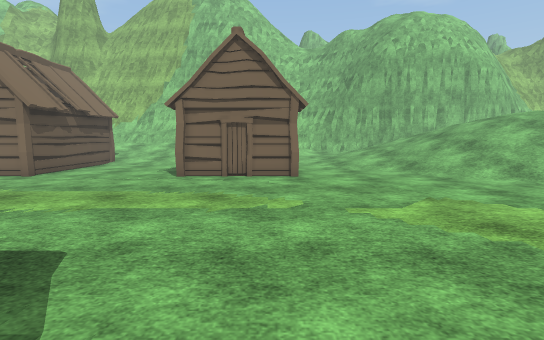
View 1 (above)

20 first-person views from a walk through a 3-D level made in the Unity game engine. The camera is 1.4 m above the floor, tilts 6° down and sees 85° across. The floor is counted in squares, 1 m on a side. Each view is taken from the middle of a square. On the plan, view 1 faces up. The plan holds only what a view shows up to about 14 squares ahead; the rest is blank. The place goes on beyond the plan. The player is left out. Some surface patterns are stand-ins.

View 2
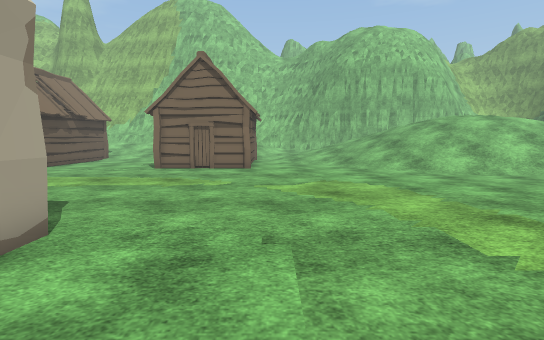

View 3
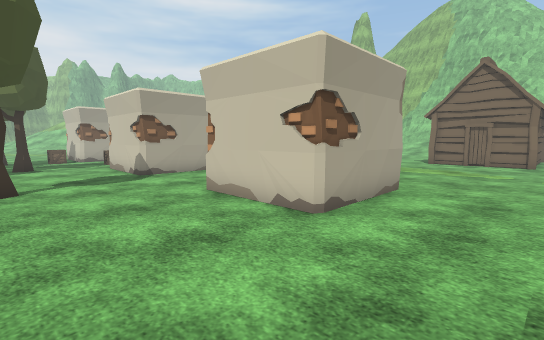

View 4
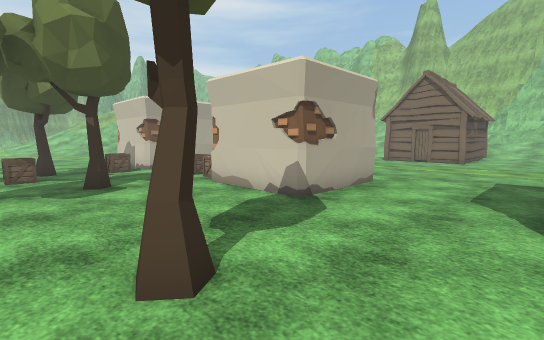

View 5
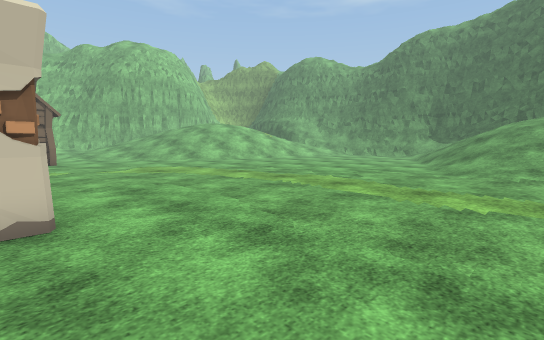

View 6
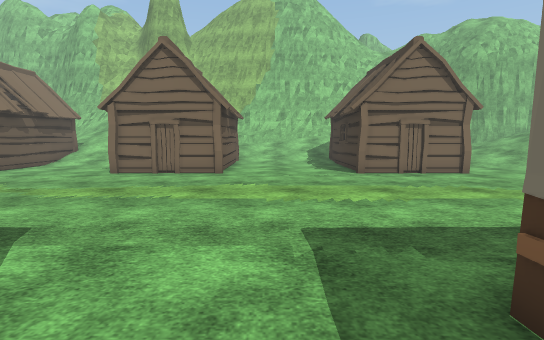

View 7
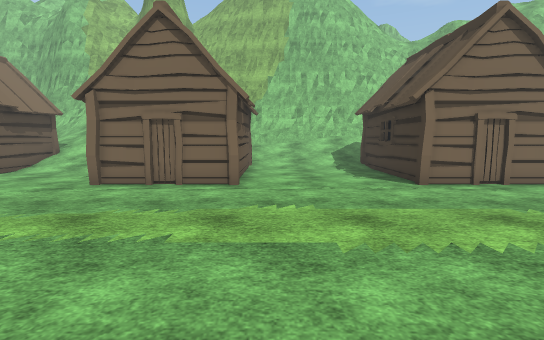

View 8
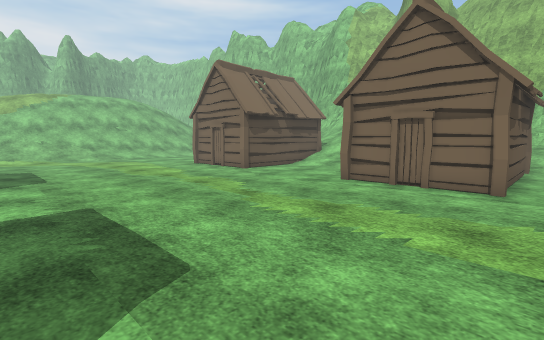

View 9
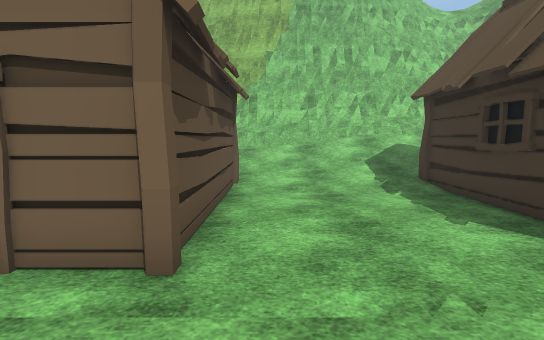

View 10
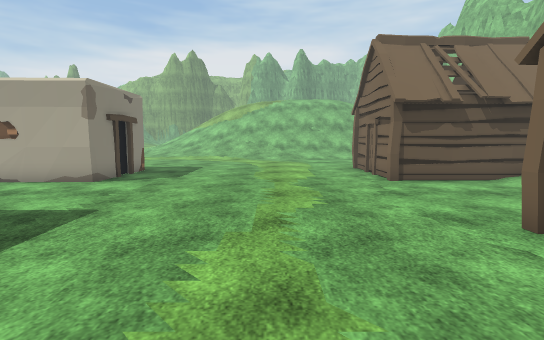

View 11
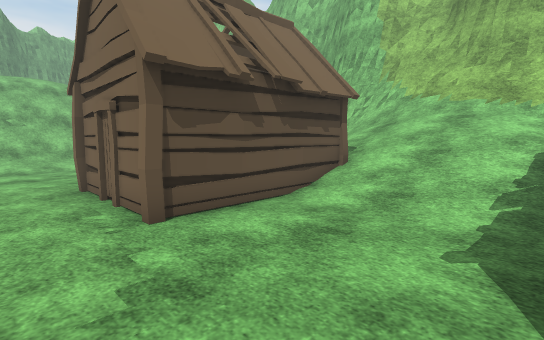

View 12
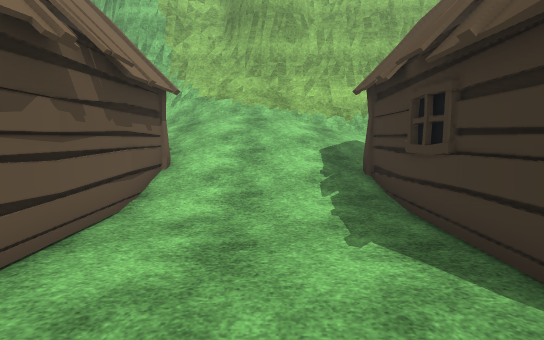

View 13
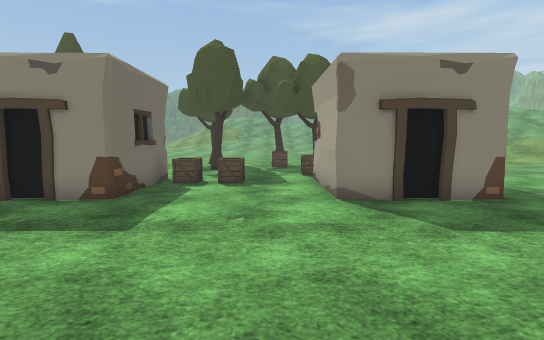

View 14
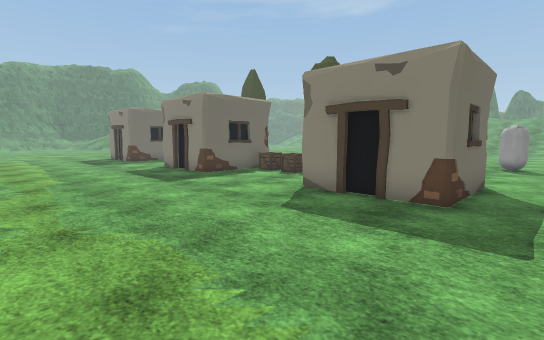

View 15
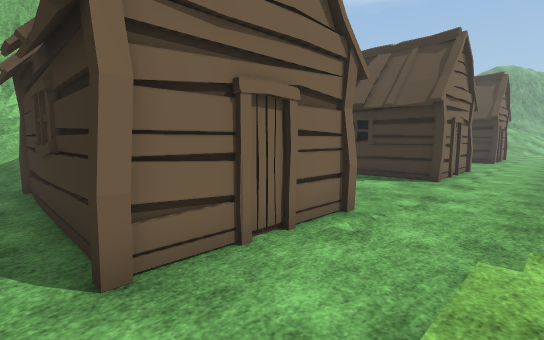

View 16
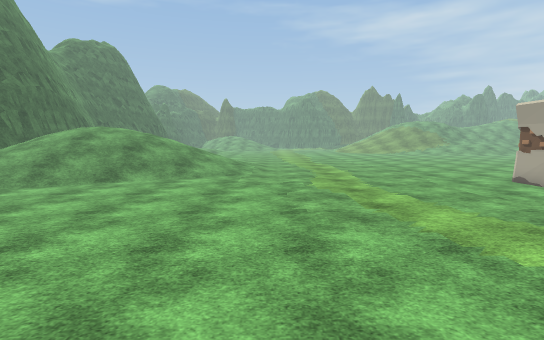

View 17
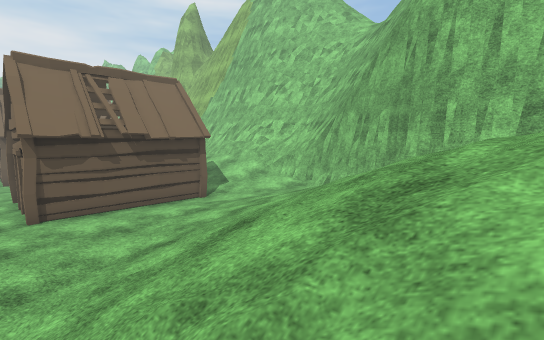

View 18
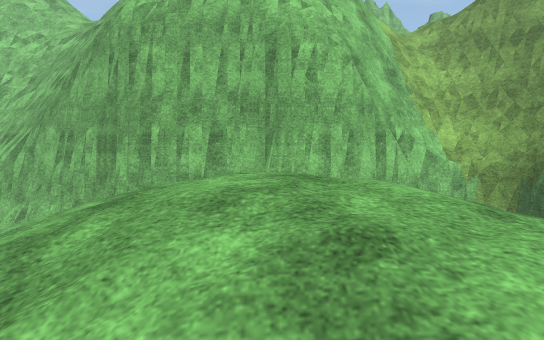

View 19
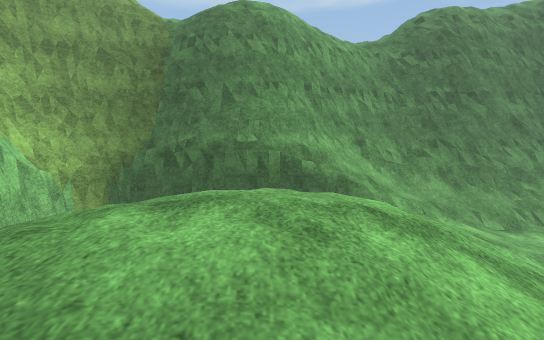

View 20
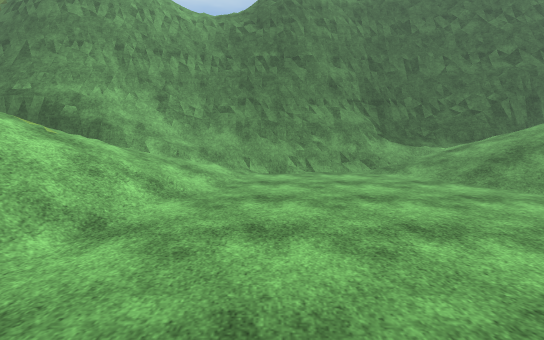

### Floor plan
Key: @ floor where view 1 was taken; # wall or solid block; . main floor; : floor 0.25 m higher than the main floor; + floor 0.5 m higher than the main floor; * floor 1 m higher than the main floor; % floor 2.5 m higher than the main floor; & floor 2.75 m higher than the main floor; / step, stairs or slope; = window, fence, low wall or low ledge; ^ raised ledge; v drop or lower ground; H hut; T tree; C crate; A capsule; O other object.
Columns run from 24 left of view 1 to 23 right of it. Each row starts with its distance up from view 1.
 22  ###=/////==############
 21  / /////////   ^^======#   ######       #####
 20  /  ////////   ////////   //+///#########/  ##
 19 //  ////////   ////////  //:+                #
 18 //   ///////   ///////  //::/ ///            #
 17 :HHHHH/////HH  H/.///HHHHH.//////    //     ##
 16 .H   H/////H   #.....H   #.////////////     ####
 15 .H   H///..H   #.....H   #..////////%&&//   ####
 14 .H   H.....H   #.....H   #../////////&&//   v/=#
 13 .H   H.....H   #.....H   #...///////////    v/=#
 12 .H   H.....H   #.....H   #....//////////    =/##
 11 .HHHHH.....HHHHH.....HHHHH.....///////////  v/=#
 10 ................................////////////#//#
  9 ................................../////////////#
  8 .....................................//////////=
  7  ........................................//////=
  6 ............................................//*=
  5 ............................................./#^
  4 ............................................./=#
  3 ..............................................##
  2 ..................... ........................=#
  1 ..####.....####....#   #....................../
  0 ..#  #.....#  #....    #@...................////
 -1 ..O  #..C.CO  #....O   O..................//////
 -2 ..#  #..CCC####....####O................////////
 -3 ...  C.................................////////=
 -4  ..  CC..............................//////////=
 -5  ........T........................./////       #
 -6  ..  T...TT........................//////      #
 -7  ..   CC........TT................///////      #
 -8  .A    O.......... .  . ..........             #

Where each view was taken, in squares from view 1:
view 1: 0 up, 0 right, facing up
view 2: 3 down, 2 right, facing up
view 3: 7 down, 2 right, facing up-left
view 4: 8 down, 5 left, facing up-left
view 5: 8 down, 2 left, facing up-right
view 6: 1 down, 7 left, facing up
view 7: 2 up, 8 left, facing up
view 8: 2 up, 8 left, facing up-left
view 9: 8 up, 8 left, facing up
view 10: 7 up, 9 left, facing left
view 11: 9 up, 14 left, facing up-left
view 12: 9 up, 16 left, facing up
view 13: 8 up, 17 left, facing down
view 14: 8 up, 24 left, facing down-right
view 15: 8 up, 24 left, facing up-right
view 16: 10 up, 9 right, facing down
view 17: 10 up, 12 right, facing up-left
view 18: 11 up, 13 right, facing up
view 19: 14 up, 10 right, facing right
view 20: 5 up, 9 right, facing right
